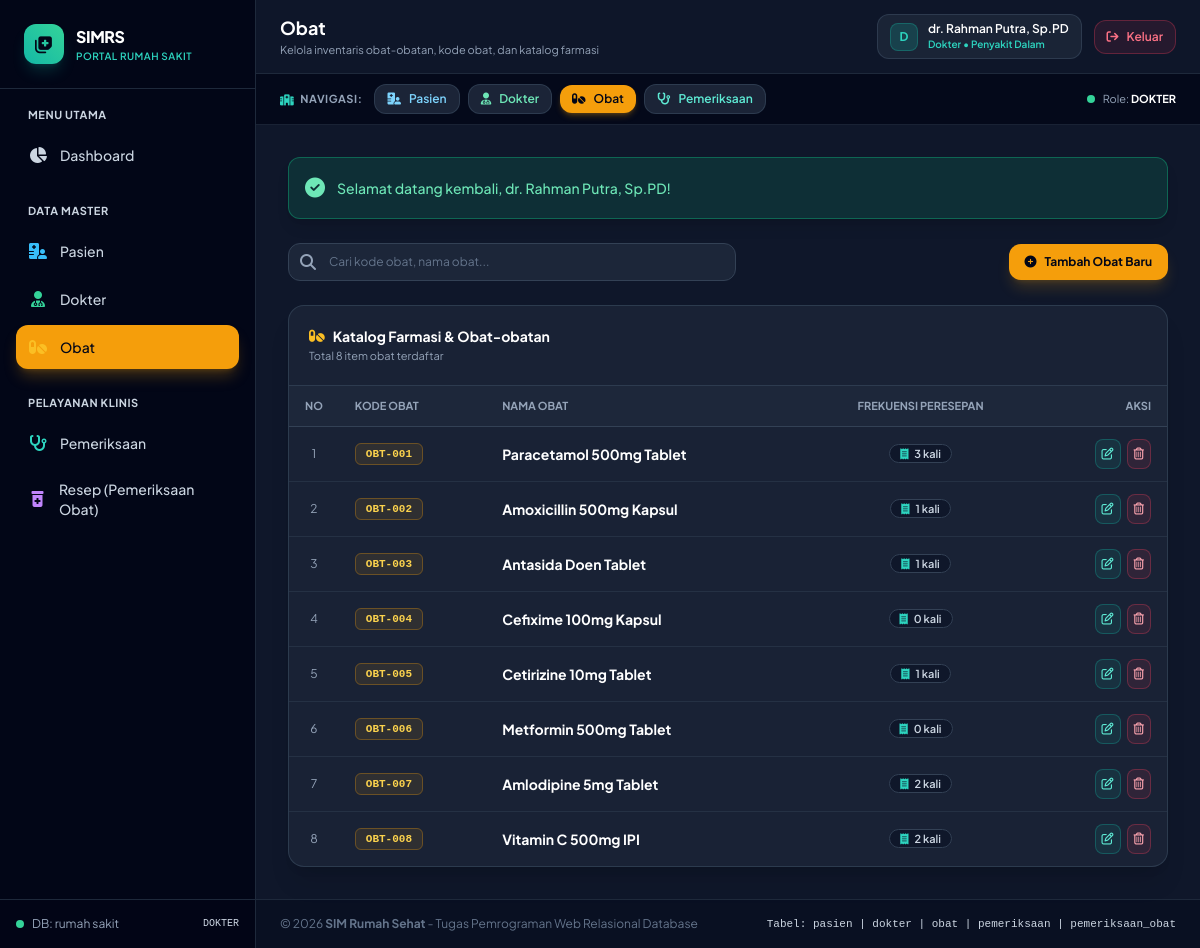
The app's page /tugas_obat/obat.php (signed in) with its own data.
### tables this page shows
CREATE TABLE `obat` (
  `id` int(5) NOT NULL AUTO_INCREMENT,
  `kode_obat` varchar(255) NOT NULL,
  `nama_obat` varchar(255) NOT NULL,
  PRIMARY KEY (`id`),
  UNIQUE KEY `kode_obat` (`kode_obat`)
);

### tugas_obat/koneksi.php (called while the page is built, shortened)
<?php
$host = "localhost";
$user = "root";
$pass = "";
$db   = "rumah sakit";
$koneksi = @mysqli_connect($host, $user, $pass, $db);
mysqli_set_charset($koneksi, "utf8mb4");
function clean($str) {
    global $koneksi;
    return mysqli_real_escape_string($koneksi, trim($str ?? ''));
}
?>

### tugas_obat/obat.php (the view, shortened to what this page needs)
<?php
include __DIR__ . '/header.php';
$search = clean($_GET['search'] ?? '');
$where = "";
$query = "
    SELECT
        o.*,
        COUNT(po.id) AS total_diresepkan
    FROM obat o
    LEFT JOIN pemeriksaan_obat po ON o.id = po.id_id_obat
    $where
    GROUP BY o.id
    ORDER BY o.id ASC
";
$result = mysqli_query($koneksi, $query);
?>
<div class="space-y-6">
    <div class="flex flex-col sm:flex-row items-stretch sm:items-center justify-between gap-4">
        <form method="GET" action="obat.php" class="relative flex-1 max-w-md">
            <span class="absolute inset-y-0 left-0 flex items-center pl-3 text-slate-400">
                <i class="fa-solid fa-magnifying-glass"></i>
            </span>
            <input type="text" name="search" value="<?= htmlspecialchars($search) ?>"
                   placeholder="Cari kode obat, nama obat..."
                   class="w-full pl-10 pr-4 py-2.5 bg-slate-800/90 border border-slate-700 rounded-xl text-white placeholder-slate-500 focus:outline-none focus:ring-2 focus:ring-amber-500 text-xs">
        </form>
        <button onclick="openModalTambah()"
                class="px-4 py-2.5 bg-amber-500 hover:bg-amber-600 text-slate-950 font-bold rounded-xl shadow-lg shadow-amber-500/20 text-xs flex items-center justify-center gap-2 transition-all">
            <i class="fa-solid fa-plus-circle"></i>
            <span>Tambah Obat Baru</span>
        </button>
    </div>
    <div class="bg-slate-800/70 border border-slate-700/80 rounded-2xl overflow-hidden shadow-xl">
        <div class="p-5 border-b border-slate-700/80 flex items-center justify-between">
            <div>
                <h3 class="text-sm font-bold text-white flex items-center gap-2">
                    <i class="fa-solid fa-pills text-amber-400"></i>
                    <span>Katalog Farmasi & Obat-obatan</span>
                </h3>
                <p class="text-[11px] text-slate-400 mt-0.5">Total <?= mysqli_num_rows($result) ?> item obat terdaftar</p>
            </div>
        </div>
        <div class="overflow-x-auto">
            <table class="w-full text-left text-xs">
                <thead>
                    <tr class="bg-slate-800/90 border-b border-slate-700 text-slate-400 uppercase text-[11px] font-semibold">
                        <th class="py-3 px-4 w-12 text-center">No</th>
                        <th class="py-3 px-4">Kode Obat</th>
                        <th class="py-3 px-4">Nama Obat</th>
                        <th class="py-3 px-4 text-center">Frekuensi Peresepan</th>
                        <th class="py-3 px-4 text-right">Aksi</th>
                    </tr>
                </thead>
                <tbody class="divide-y divide-slate-700/50">
                    <?php if (mysqli_num_rows($result) > 0):
                        $no = 1;
                        while ($row = mysqli_fetch_assoc($result)):
                    ?>
                        <tr class="hover:bg-slate-750 transition-colors">
                            <td class="py-3 px-4 text-center text-slate-400"><?= $no++ ?></td>
                            <td class="py-3 px-4">
                                <span class="px-2.5 py-1 rounded-md bg-amber-500/10 border border-amber-500/30 text-amber-300 font-mono font-bold text-[11px]">
                                    <?= htmlspecialchars($row['kode_obat']) ?>
                                </span>
                            </td>
                            <td class="py-3 px-4">
                                <div class="font-bold text-white text-sm"><?= htmlspecialchars($row['nama_obat']) ?></div>
                            </td>
                            <td class="py-3 px-4 text-center">
                                <span class="px-2.5 py-0.5 rounded-full bg-slate-900 border border-slate-700 text-slate-300 text-[11px] font-semibold">
                                    <i class="fa-solid fa-receipt text-teal-400 mr-1"></i>
                                    <?= $row['total_diresepkan'] ?> kali
                                </span>
                            </td>
                            <td class="py-3 px-4 text-right whitespace-nowrap">
                                <div class="inline-flex items-center gap-1.5">
                                    <button onclick="openModalEdit(<?= htmlspecialchars(json_encode($row)) ?>)"
                                            class="p-1.5 rounded-lg bg-teal-500/10 hover:bg-teal-500/20 text-teal-300 border border-teal-500/30" title="Edit Obat">
                                        <i class="fa-regular fa-pen-to-square"></i>
                                    </button>
                                    <button onclick="confirmDelete('obat_action.php?aksi=hapus&id=<?= $row['id'] ?>', '<?= htmlspecialchars($row['nama_obat']) ?>')"
                                            class="p-1.5 rounded-lg bg-rose-500/10 hover:bg-rose-500/20 text-rose-300 border border-rose-500/30" title="Hapus Obat">
                                        <i class="fa-regular fa-trash-can"></i>
                                    </button>
                                </div>
                            </td>
                        </tr>
                    <?php endwhile; ?>
                    <?php endif; ?>
                </tbody>
            </table>
        </div>
    </div>
</div>
<?php include __DIR__ . '/footer.php'; ?>

### records on screen
obat: kode_obat "OBT-001", nama_obat "Paracetamol 500mg Tablet", total_diresepkan "3"
obat: kode_obat "OBT-002", nama_obat "Amoxicillin 500mg Kapsul", total_diresepkan "1"
obat: kode_obat "OBT-003", nama_obat "Antasida Doen Tablet", total_diresepkan "1"
obat: kode_obat "OBT-004", nama_obat "Cefixime 100mg Kapsul", total_diresepkan "0"
obat: kode_obat "OBT-005", nama_obat "Cetirizine 10mg Tablet", total_diresepkan "1"
obat: kode_obat "OBT-006", nama_obat "Metformin 500mg Tablet", total_diresepkan "0"
obat: kode_obat "OBT-007", nama_obat "Amlodipine 5mg Tablet", total_diresepkan "2"
obat: kode_obat "OBT-008", nama_obat "Vitamin C 500mg IPI", total_diresepkan "2"

### other values on screen
$user['role'] "DOKTER"
$page_title "Obat"
$page_subtitle "Kelola inventaris obat-obatan, kode obat, dan katalog farmasi"
substr($user['nama_user'], 0, 1) "D"
$user['nama_user'] "dr. Rahman Putra, Sp.PD"
$role_label "Dokter"
$user['spesialis'] "Penyakit Dalam"
$flash['message'] "Selamat datang kembali, dr. Rahman Putra, Sp.PD!"
mysqli_num_rows($result) "8"
